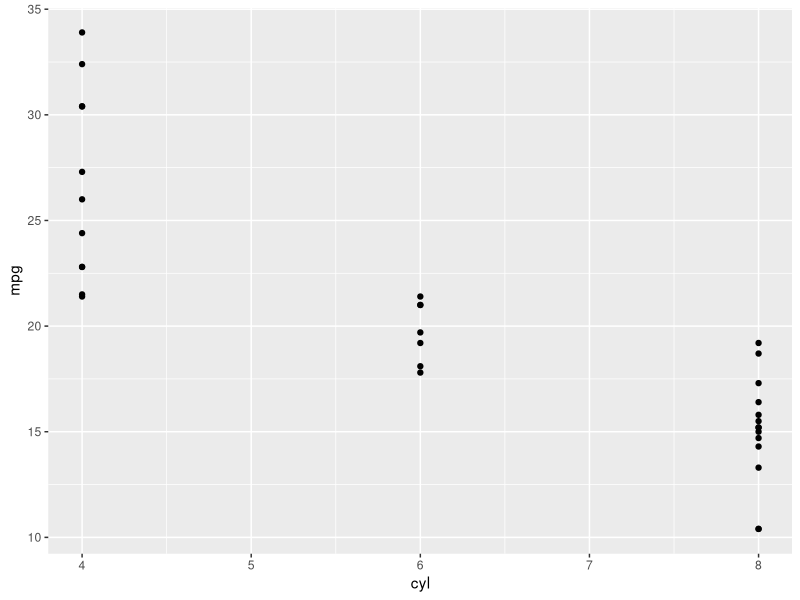
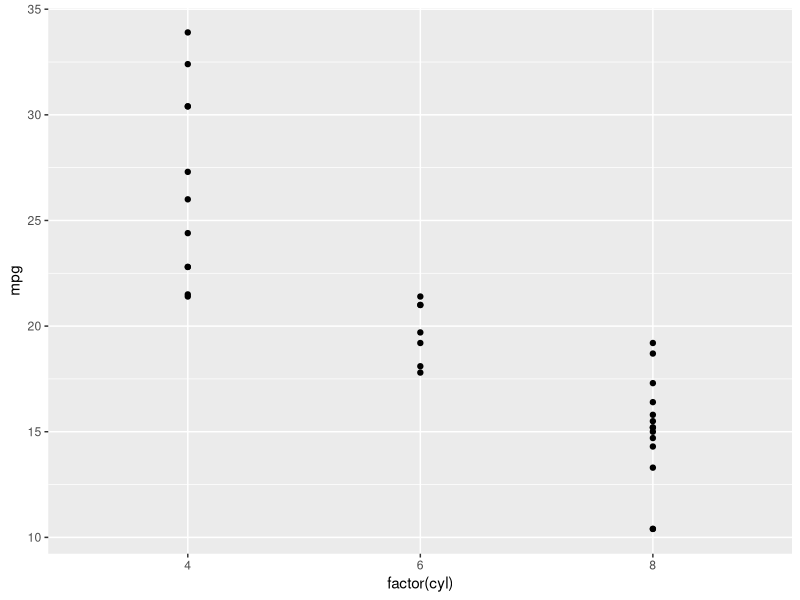
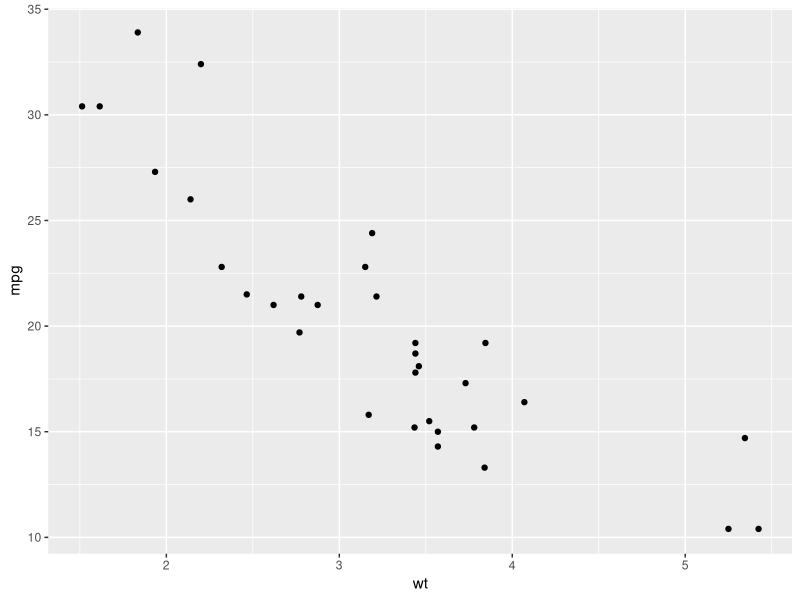
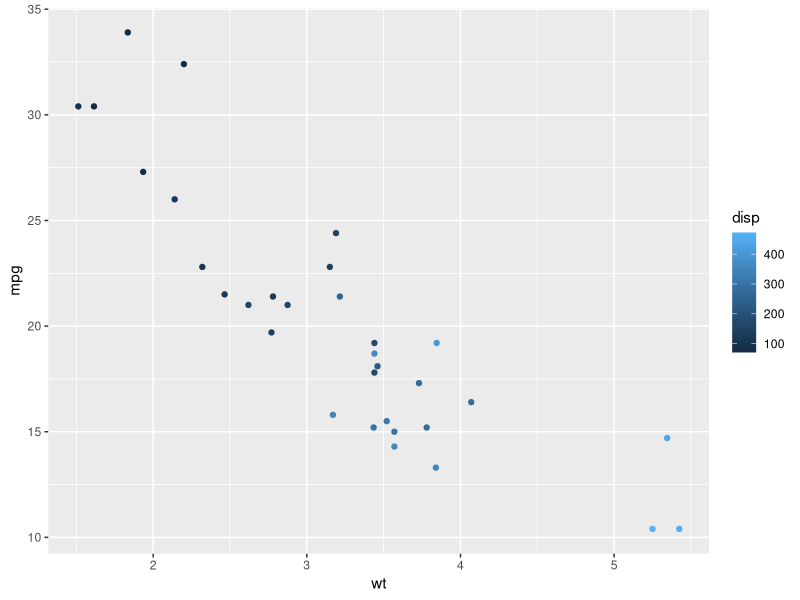
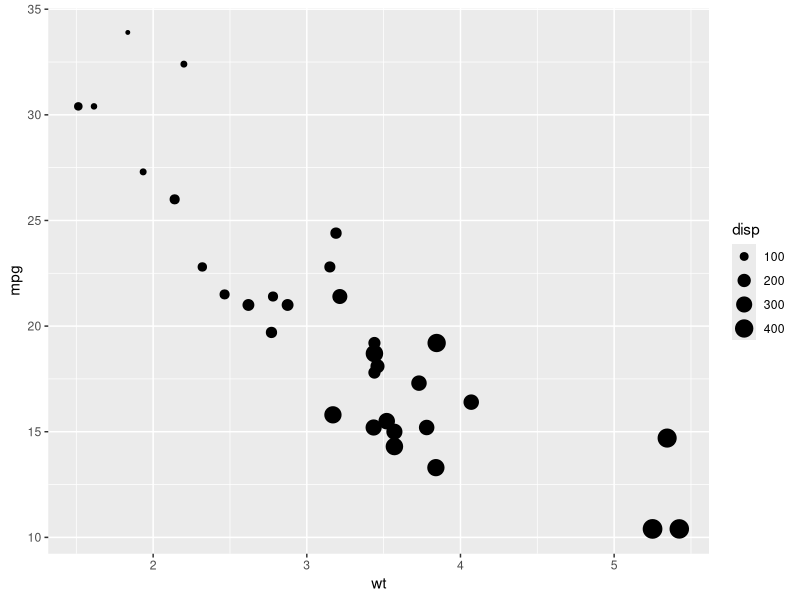
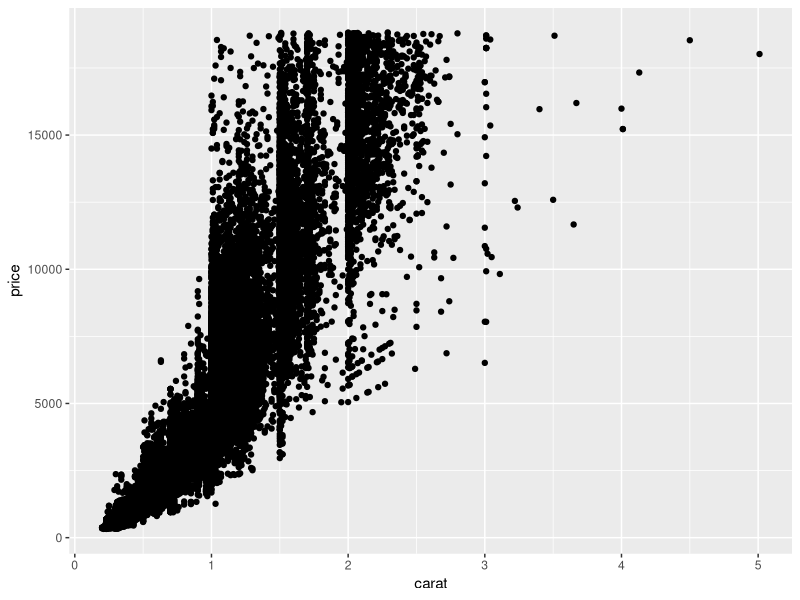
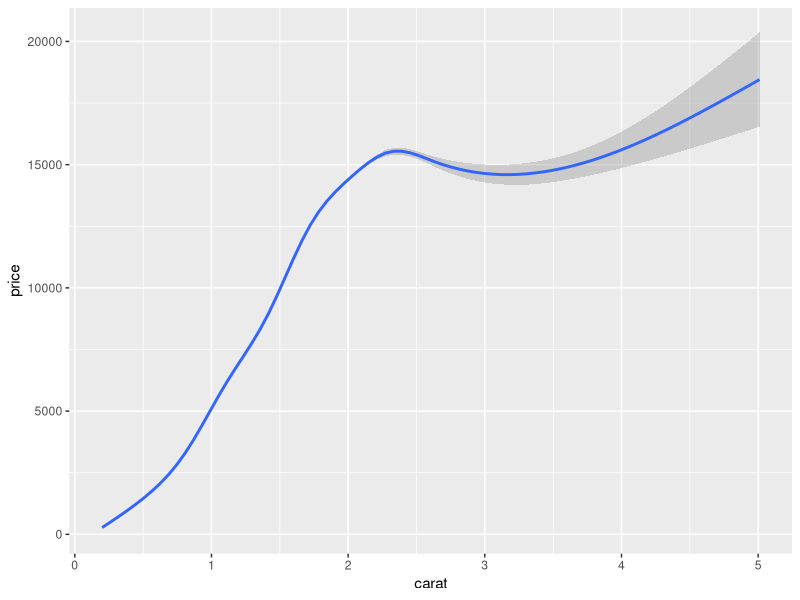
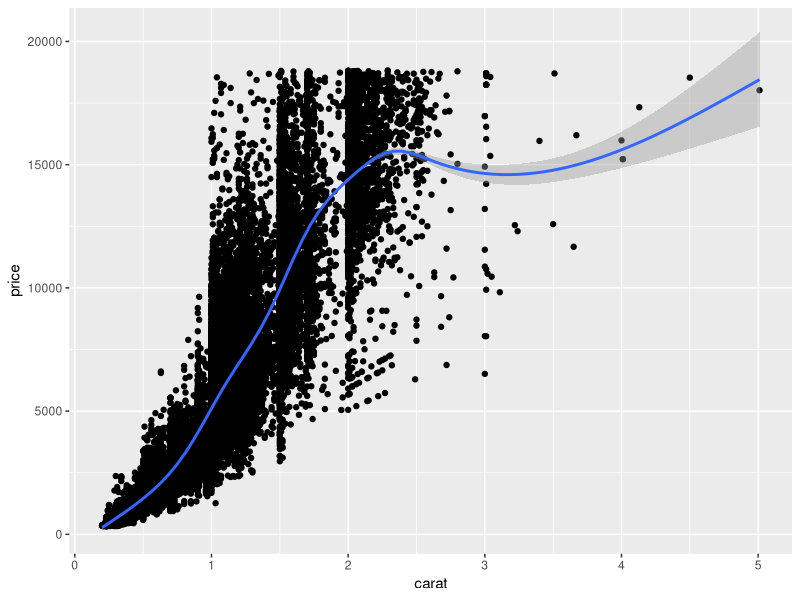

Recreate these plots in R, in order.
#ggplot2
 #tutorial from Data Camp

#https://campus.datacamp.com/courses/data-visualization-with-ggplot2-1/chapter-1-introduction-30dbf683-e5ab-4c76-9bbd-3b3afbf15383?ex=1

# Load the ggplot2 package
library(ggplot2)
library(dplyr) # I added for convenience

#we will start with the mtcars dataset
  #contains information on 32 cars from motor trends magazine from 1973
  #dataset is small, intuitive, and has both continuous and catagorical variables

# Explore the mtcars data frame with str()
str(mtcars)

# Execute the following command
ggplot(mtcars, aes(x = cyl, y = mpg)) +
  geom_point()

#the past plot was not so satisfying
  #varialbe 'cyl' is catagorial 

#we'll need to specifically tell ggplot that cyl is a catagorical variable
ggplot(mtcars, aes(x = factor(cyl), y = mpg)) + #here we wrapped factor() around 'cyl'
  geom_point()
  #this gives us a better plot on the x-axis

#graphics are built on an underlying grammer
  #two key ideas
    #graphics are made of distinct layers
    #meaningful plots through aesthetic mapping

#essential grammatical elements
  #data
    #what is being plotted
  #aesthetics
    #the scales onto which we map our data
  #geometries
    #visual elements used for our data

#other (optional) grammatical elements
  #facets
    #plotting small multiples
  #statistics 
    #representations of our data to aid understanding
  #coordinates
    #the space on which the data will be plotted
  #themes
    #all non-data ink

# A scatter plot has been made for you
ggplot(mtcars, aes(x = wt, y = mpg)) +
  geom_point()

# here we can change th color of points, based on the value of the 'disp' variable
ggplot(mtcars, aes(x = wt, y = mpg, col = disp)) +
  geom_point()

# here we change the size of the point to the value of the 'disp' variable
ggplot(mtcars, aes(x = wt, y = mpg, size = disp)) +
  geom_point()

# another element in the aes() argument is the shape of the points
  # there are a finite amount of shapes in ggplot()
  # can't work with continuous data

# we explore the diamonds dataframe
  # contains metrics for 50,000 diamonds
  # here we use two common geom layer functions:
    # geom_point() which tells ggplot() to draw points on the plot
    # geom_smooth() which tells ggplot() will draw a smoothed line over the points

# Explore the diamonds data frame with str()
str(diamonds)

# geom_point()
ggplot(diamonds, aes(x = carat, y = price)) +
  geom_point()

# geom_point() +
ggplot(diamonds, aes(x = carat, y = price)) +
  geom_smooth()

# ggplot() allows us to stack layers, here we stack the last two graphs
ggplot(diamonds, aes(x = carat, y = price)) +
  geom_point() + 
  geom_smooth()

# this allows us to work with our data pretty freely
  # we can plot the smooth lines for different colors of our data
ggplot(diamonds, aes(x = carat, y = price, col = clarity)) +
  geom_smooth()

# we produce a point plot with slightly transparent points
  # and keep the colors from the smooth function above
ggplot(diamonds, aes(x = carat, y = price, col = clarity)) +
  geom_point(alpha = 0.4)

# understanding the grammer

# Create the object containing the data and aes layers: dia_plot
dia_plot <- ggplot(diamonds, aes(x = carat, y = price)) 

# we can add the geom_point() layer on top of our data and aesthetics layer
  # same as before, but we've saved the layer information in an object in R
dia_plot + geom_point()

# we can also call aes() within the geom_point() function
dia_plot + geom_point(aes(col= clarity))

# Expand dia_plot by adding geom_point() with alpha set to 0.2
dia_plot <- ggplot(diamonds, aes(x = carat, y = price)) +
  geom_point(alpha = 0.2)

# now we want to print that dia_plot, with a geom_smooth() layer on top
  # but this time we don't want the error lines that come with geom_smooth() 
    # we achieve this by adding in the se = FALSE
dia_plot + geom_smooth(se = FALSE)

#same as above but adding the col = clarity argument to aes()
dia_plot + geom_smooth(aes(col = clarity), se = FALSE)

# objects and layers
   # how to understand data

# the ggplot() argument is used for all types of plots in ggplot
  # in contrast to base packages, were each type of plot gets a different argument
  # ggplot() keeps the:
    # data layer
    # aestetic layer

# the ggplot object
  # allows us to easily place diffeerent layers on top of a data and aestetic layer

#now we'll make similar plots with ggplot and base

# Plot the correct variables of mtcars
plot(mtcars$wt, mtcars$mpg) #base package
plot(mtcars$wt, mtcars$mpg, col = mtcars$cyl)

# Change cyl inside mtcars to a factor
mtcars$cyl <- as.factor(mtcars$cyl)

plot(mtcars$wt, mtcars$mpg, col = mtcars$cyl) #same plot as above


# Use lm() to calculate a linear model and save it as carModel
carModel <- lm(mtcars$mpg ~ mtcars$wt, data = mtcars)

# Call abline() with carModel as first argument and set lty to 2
abline(carModel, lty = 2) #the lty argument of 2 makes it a dotted line

# Plot each subset efficiently with lapply
lapply(mtcars$cyl, function(x) {
  abline(lm(mpg ~ wt, mtcars, subset = (cyl == x)), col = x)
  })

# This code will draw the legend of the plot
legend(x = 5, y = 33, legend = levels(mtcars$cyl),
       col = 1:3, pch = 1, bty = "n")


# Convert cyl to factor (don't need to change)
mtcars$cyl <- as.factor(mtcars$cyl)

# Plot from previous section written in one block
plot(mtcars$wt, mtcars$mpg, col = mtcars$cyl)
abline(lm(mpg ~ wt, data = mtcars), lty = 2)
lapply(mtcars$cyl, function(x) {
  abline(lm(mpg ~ wt, mtcars, subset = (cyl == x)), col = x)
  })
legend(x = 5, y = 33, legend = levels(mtcars$cyl),
       col = 1:3, pch = 1, bty = "n")

# Plot 1: add geom_point() to this command to create a scatter plot
ggplot(mtcars, aes(x = wt, y = mpg, col = cyl)) +
  geom_point()  # gives us the scatter plot

# Plot 2: include the lines of the linear models, per cyl
ggplot(mtcars, aes(x = wt, y = mpg, col = cyl)) +
  geom_point() + 
  geom_smooth(method = lm, se = FALSE)   # adds the lm layer, arguments specify line behaviour 
                             # "method = lm" makes line a linear model
                             # "se = FALSE" turns off the standerd error default feature of geom_smooth()

# Plot 3: include a lm for the entire dataset in its whole
ggplot(mtcars, aes(x = wt, y = mpg, col = cyl)) +
  geom_point() + 
  geom_smooth(method = lm, se = FALSE) +
  geom_smooth(aes(group = 1), method = lm, se = FALSE, linetype = 2) #aes(group=1 draws a single linear model through all the points)

# ggplot2 creates an object that we can manipulate
  # we will see this in the next section, were we work with the  iris data set
  #below we have an effective, but not efficient ggplot graph:
ggplot(iris, aes(x = Sepal.Length, y = Sepal.Width)) +
  geom_point() +
  geom_point(aes(x = Petal.Length, y = Petal.Width), col = "red")

# to plot this more efficient, we'll need to tidy the data we're working with
  # in the next section we'll work on manipulating our data to make it easier to plot
str(iris)

# it is important to know how to rearrange your data so that plotting functions becomes easier
  # we'll use the package "tidyr" to do this to the "iris" dataset
    # gather() rearranges the data by specifying columns that are catagorical variables 
      # catagorical variables 'gathered' with the - notation
    # seperate() splits up the new key column, which contains the former headers
      # this is done according to the . notation
      # the new column names ""Part" and "Measure" are given in a character vector

# Load the tidyr package
library(tidyr)

# Fill in the ___ to produce to the correct iris.tidy dataset
iris.tidy <- iris %>%
  gather(key, Value, -Species) %>%
  separate(key, c("Part", "Measure"), "\\.")

str(iris.tidy) #looking at the new data

# this new format allows us to write the code for the following plot more gracefully 
ggplot(iris.tidy, aes(x = Species, y = Value, col = Part)) +
  geom_jitter() +
  facet_grid(. ~ Measure)

#we maniputlate iris again to graph the following:
str(iris)
# Add column with unique ids (don't need to change)
iris$Flower <- 1:nrow(iris) #we do this to keep track of each flower that data comes from

# Fill in the ___ to produce to the correct iris.wide dataset
iris.wide <- iris %>%
  gather(key, value, -Species, -Flower) %>%
  separate(key, c("Part", "Measure"), "\\.") %>%
  spread(Measure, value)

ggplot(iris.wide, aes(x = Length, y = Width, col = Part)) +
  geom_jitter() +
  facet_grid(. ~ Species)

# in the next setting we will explore Aestetics
  # Aestetics =/= Attributes!
  # Attributes is what variable is mapped onto something in ggplot
    # not for how it looks!
    # this is important because we will often want to make multivariate plots
  # Aestetics is the plot's x and y axis
    # in the last chart, sepal length is mapped on the x-axis and width on the y-axis

# for example
  # we can change all the dots in to red
    #this is just changing an attirbute of the dot, not the aesthetics
ggplot(iris, aes(x = Sepal.Length, y = Sepal.Width)) +
  geom_point(col = "red")
  
  # we could also map the variables species onto the visible aesthetic
    # that's why we made such a big deal about data structure before
    # if you have one variable split over several columns, or multiple variables in one column
      # you may not be able to create the plot you want

ggplot(iris, aes(x = Sepal.Length, y = Sepal.Width,
                 col = Species)) +
  geom_point()

# Map cyl to y
ggplot(mtcars, aes(x = mpg, y = cyl)) +
  geom_point()

# Map cyl to x
ggplot(mtcars, aes(x = wt, y = mpg, col = cyl)) +
  geom_point()
# Map cyl to col

ggplot(mtcars, aes(x = wt, y = mpg, col = cyl)) +
  geom_point()

# Change shape and size of the points in the above plot
ggplot(mtcars, aes(x = wt, y = mpg, col = cyl)) +
  geom_point(shape = 1, size = 4)

# now that we've practiced building on existing plots, we'll try making some from scratch

# Map cyl to size
ggplot(mtcars, aes(x = wt, y = mpg, size = cyl)) + 
  geom_point()


# Map cyl to alpha
    # alpha is how transparent the object plotted is
ggplot(mtcars, aes(x = wt, y = mpg, alpha = cyl)) + 
  geom_point()


# Map cyl to shape 
ggplot(mtcars, aes(x = wt, y = mpg, shape = cyl)) + 
  geom_point()


# Map cyl to labels
    # scatter plot where the points are labels of the data
ggplot(mtcars, aes(x = wt, y = mpg, label = cyl)) + 
  geom_text()

# Attributes:
  # we can use all aesthetics as attributes
  # in the following sections we're going to explore this

# Define a hexadecimal color
my_color <- "#123456"

# Set the color aesthetic 
ggplot(mtcars, aes(x = wt, y = mpg, col = cyl)) + 
  geom_point()


# Set the color aesthetic and attribute 
    # notice that adding the "col" argument in geom_point() cancels out the attribute set in ggplot(aes())!
ggplot(mtcars, aes(x = wt, y = mpg, col = cyl)) + 
  geom_point(col = my_color)


# Set the fill aesthetic and color, size and shape attributes
    # now the outline is my_color and the fill is dictated by "cyl"
ggplot(mtcars, aes(x = wt, y = mpg, fill = cyl)) + 
  geom_point(col = my_color, size = 10, shape = 23)


# Expand to draw points with alpha 0.5
ggplot(mtcars, aes(x = wt, y = mpg, fill = cyl)) +
  geom_point(alpha = 0.5)

  
# Expand to draw points with shape 24 and color yellow
ggplot(mtcars, aes(x = wt, y = mpg, fill = cyl)) +
  geom_point(col = "yellow", shape = 24)


  
# Expand to draw text with label x, color red and size 10
ggplot(mtcars, aes(x = wt, y = mpg, fill = cyl)) +
  geom_text( label = "x", col = "red", size = 10)


# Map mpg onto x, qsec onto y and factor(cyl) onto col
ggplot(mtcars, aes(x = mpg, y = qsec, col = factor(cyl))) +
  geom_point()


# Add mapping: factor(am) onto shape
ggplot(mtcars, aes(x = mpg, y = qsec, col = factor(cyl), shape = factor(am))) +
  geom_point()


# Add mapping: (hp/wt) onto size
ggplot(mtcars, aes(x = mpg, y = qsec, col = factor(cyl), shape = factor(am), size = (hp/wt))) +
  geom_point()

# Modifying Aesthetics
  # we've seen how we set the default aestetics in our scatterplot 
    # the part that is wrapped in the ggplot(aes()) argument
  # the most straight forward position is identity
    # where a point is plotted according to the default aestetic
    # we can set this in further arguments in ggplot(), but it's not necissary

ggplot(iris, aes(x = Sepal.Length, y = Sepal.Width, col = Species)) + 
  geom_point()

ggplot(iris, aes(x = Sepal.Length, y = Sepal.Width, col = Species)) + 
  geom_point(position = "identity") #same as above

# Jitter
  # adds random noise to the axis, since many of our points were overlapping
  # while the points might not be exaclty where they were before, it allows us to see clustored points that had been overlapping
  # this has two advantages
    # it allows us to determine how much random noise should be added
    # it allow us to make use of this grammer throughout our plotting functions, so it remains consistent

posn.j <- position_jitter(width = 0.1)
ggplot(iris, aes(x = Sepal.Length, y = Sepal.Width, col = Species)) +
  geom_point(position = posn.j)

# each aestetic has an associated scale function which is determined by our type of data (catagorical, discrete)
  #the second part of the function determines what type of data we are working with


# we saw how we can use jittering in scatter plots, but bar graphs have their own issues
  # we will use "stack", "fill", and "dodge"

cyl.am <- ggplot(mtcars, aes(x = factor(cyl), fill = factor(am)))

# The base layer, cyl.am, is available for you
  # Add geom (position = "stack" by default)
cyl.am + 
  geom_bar(position = "stack")


# Fill - show proportion
cyl.am + 
  geom_bar(position = "fill") 

# Dodging - principles of similarity and proximity
cyl.am +
  geom_bar(position = "dodge") 


# Clean up the axes with scale_ functions
    # the colors and labels are made before, stored as an object, and then called in the function later
val = c("#E41A1C", "#377EB8")
lab = c("Manual", "Automatic")
cyl.am +
  geom_bar(position = "dodge") +
  scale_x_discrete("Cylinders") +  
  scale_y_continuous("Number") + 
  scale_fill_manual("Transmission", 
                    values = val,
                    labels = lab) 

# later we'll cover how to make univariate charts with ggplot
  # here we'll expore it a little, with the jitter function

# Add a new column called group
mtcars$group <- 0

# Create jittered plot of mtcars: mpg onto x, group onto y
ggplot(mtcars, aes(x = mpg, y = group)) + 
  geom_jitter() +
  geom_point()

# Change the y aesthetic limits
ggplot(mtcars, aes(x = mpg, y = group)) + 
  geom_jitter() +
  scale_y_continuous(limits = c(-2, 2)) +
  geom_point()

# aestetics best practices
  # how do we know which one to chose?
  # much of it is based on creativity
  # the intution in the following sections is based on the work of Jacques Bertin in "The Semiology of Graphics" (1967) and William Cleveland "Perception of Visual Elements" (1990s)

# form must follow function
  # and that depends on who your audience is
  # you should not be misrepresenting your data!

